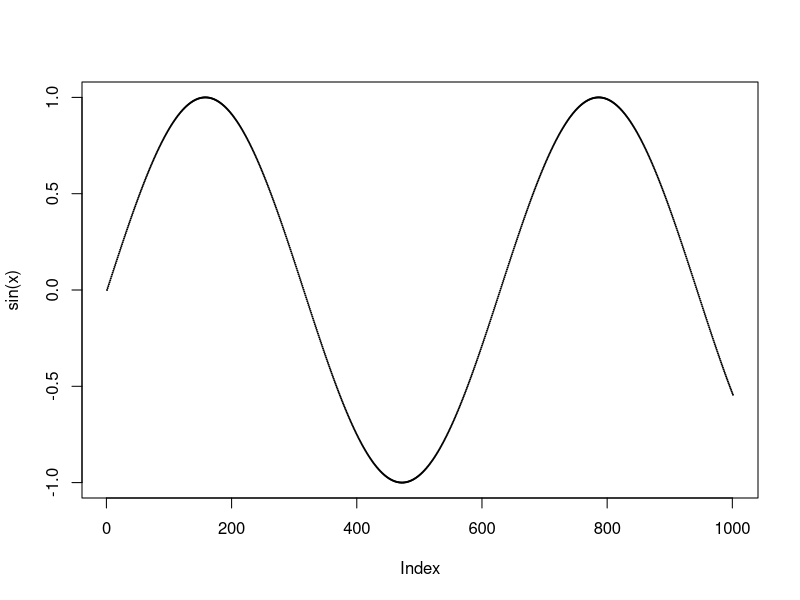
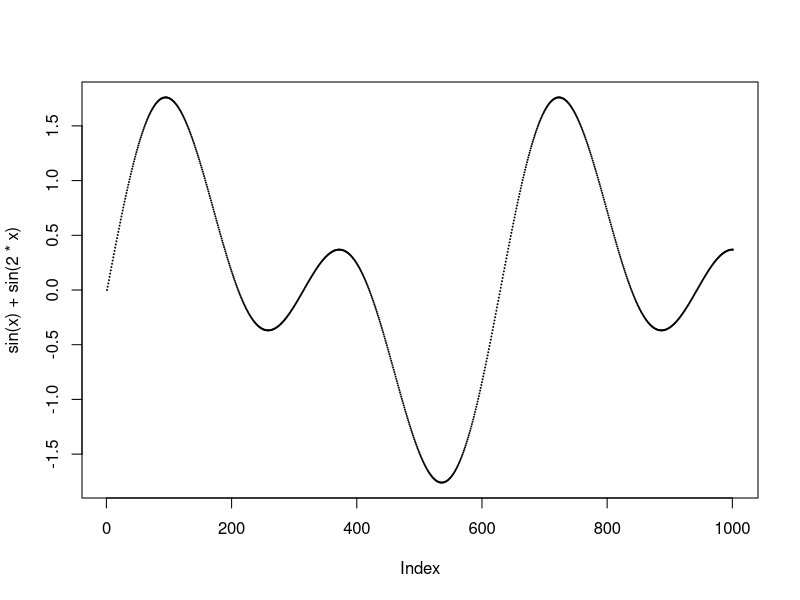
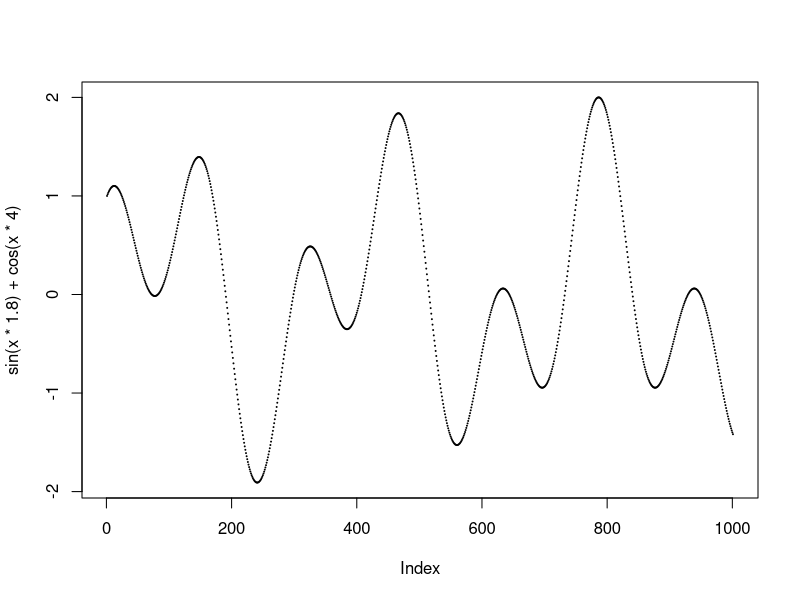
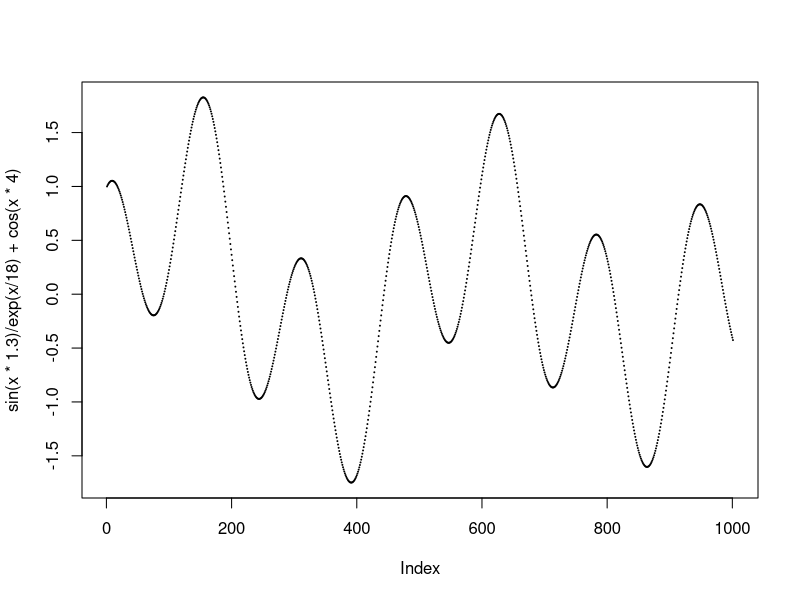
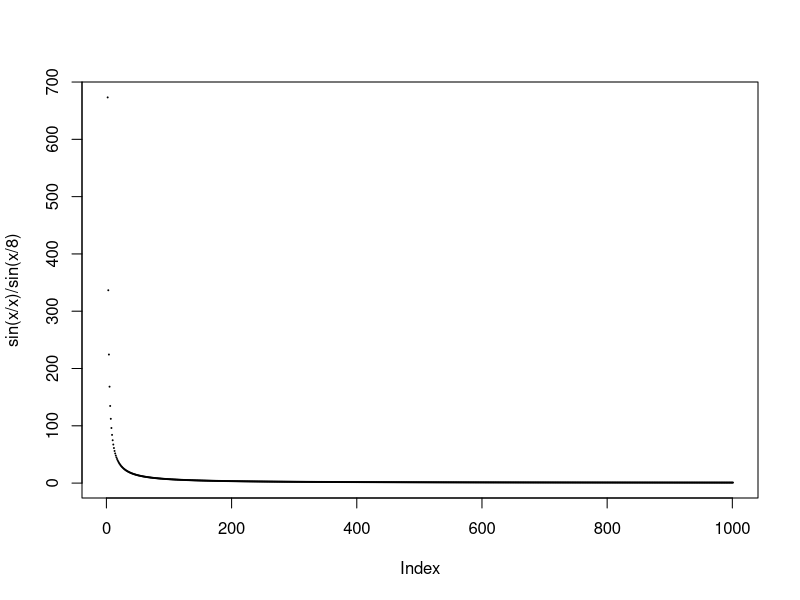
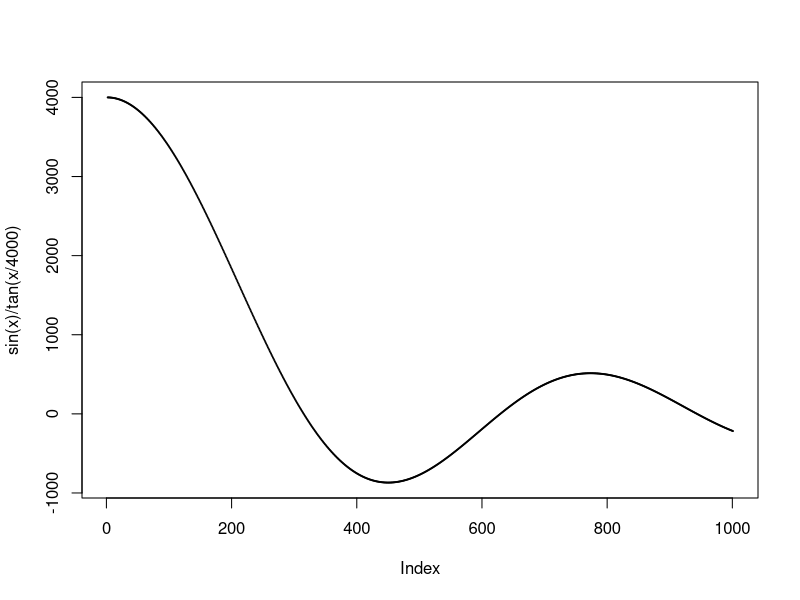
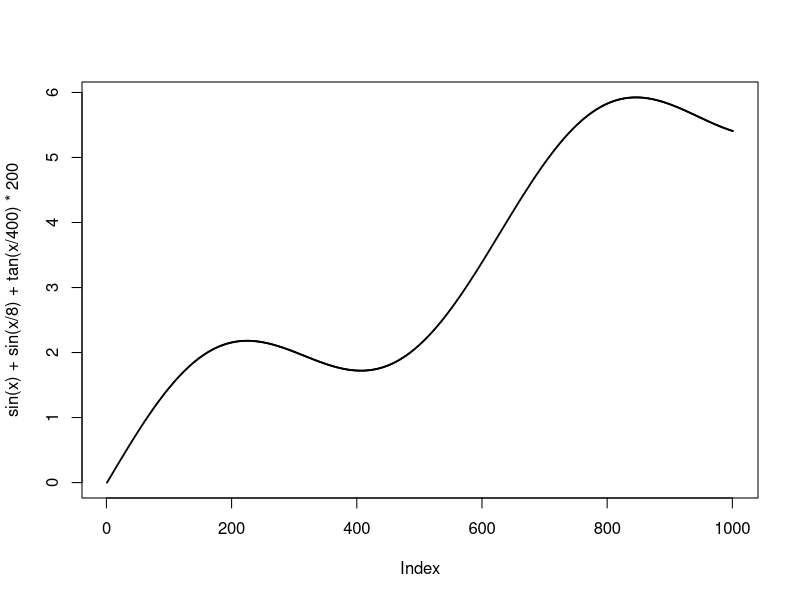
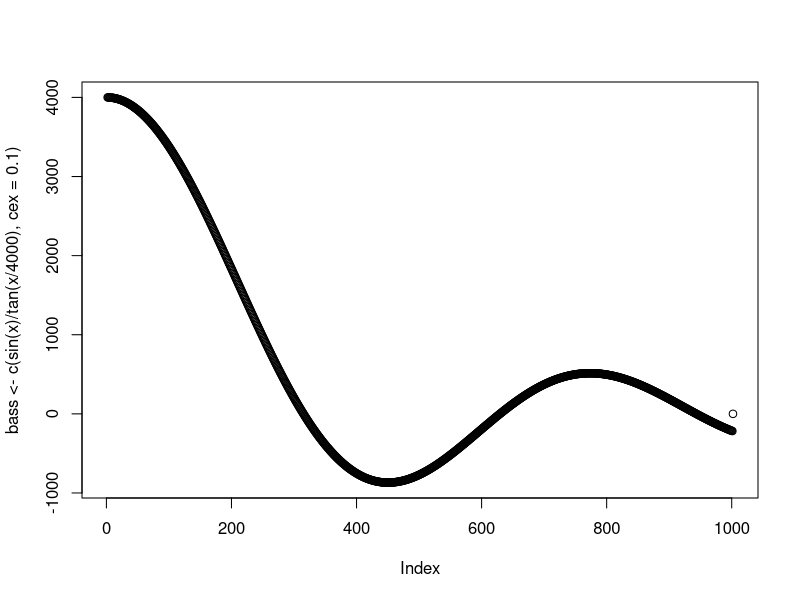

Generate these figures, in order, with R:
x <- seq(0,10, 0.01)
plot(sin(x), cex=0.1)
plot(sin(x)+sin(2*x), cex=0.1)

plot(sin(x*1.8)+cos(x*4), cex=0.1)
plot(sin(x*1.3)/exp(x/18)+cos(x*4), cex=0.1) ## expo negativo y sin
plot(sin(x/x)/sin(x/8), cex=0.1)

## bass
plot(sin(x)/tan(x/4000), cex=0.1) ## estable
plot(sin(x)+sin(x/8)+tan(x/400)*200, cex=0.1)


## write file
plot(bass <- c(sin(x)/tan(x/4000), cex=0.1)) ## fav
plot(bass <- c((sin(x/2)*tan(x/100)*1000000), cex=0.1))

write(bass, file="bass.txt", ncolumns=1)
